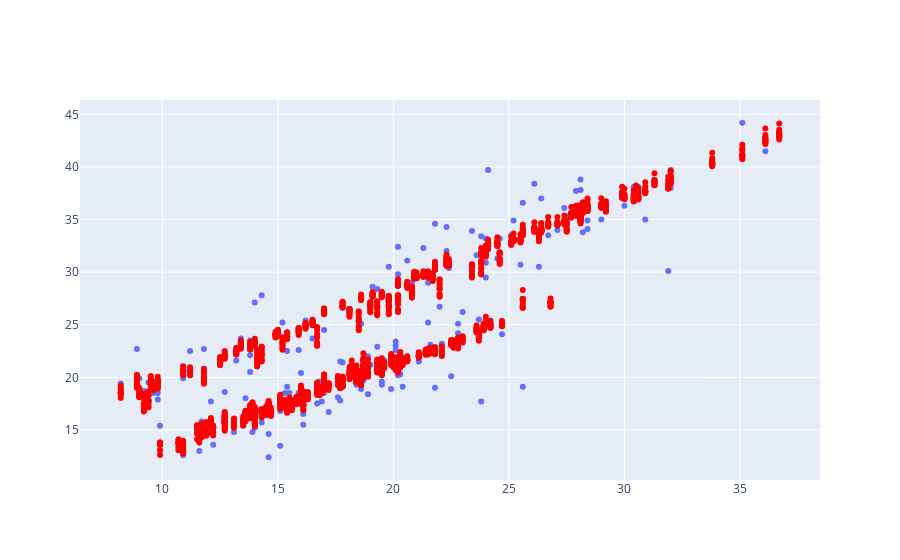

This figure's notebook cell:
### Code cell
sample_betas = pd.DataFrame(mcmc.get_samples())[['intercept', 'slope', 'location', 'humidity', 'interaction']]

def pull_sample():
    b0, b1, b2, b3, b4 = sample_betas.sample(1).values[0]
    y = [(b0+b1*x1+b2*x2+b3*x3+b4*x2*x3).item() for x1,x2,x3 in zip(x_data, x2_data, x3_data)]
    return y

fig = go.Figure()
fig.add_trace(
    go.Scatter(x=df.temp9am, y=df.temp3pm, mode='markers')
)
for i in range(10):
    y = pull_sample()
    fig.add_trace(
        go.Scatter(x=df.temp9am, y=y, marker_color='red', mode='markers')
    )

fig.update_layout(showlegend=False)
fig

### Figure 1 — Plotly figure (JSON) as saved in the notebook; plotly's stock layout.template omitted (floating-point values rounded to 4 significant figures; data arrays with more than 128 entries replaced by an {"elided": "..."} marker saying what was removed)
{"data": [{"mode": "markers", "type": "scatter", "x": {"elided": "200 float values"}, "y": {"elided": "200 float values"}}, {"marker": {"color": "red"}, "mode": "markers", "type": "scatter", "x": {"elided": "200 float values"}, "y": {"elided": "200 float values"}}, {"marker": {"color": "red"}, "mode": "markers", "type": "scatter", "x": {"elided": "200 float values"}, "y": {"elided": "200 float values"}}, {"marker": {"color": "red"}, "mode": "markers", "type": "scatter", "x": {"elided": "200 float values"}, "y": {"elided": "200 float values"}}, {"marker": {"color": "red"}, "mode": "markers", "type": "scatter", "x": {"elided": "200 float values"}, "y": {"elided": "200 float values"}}, {"marker": {"color": "red"}, "mode": "markers", "type": "scatter", "x": {"elided": "200 float values"}, "y": {"elided": "200 float values"}}, {"marker": {"color": "red"}, "mode": "markers", "type": "scatter", "x": {"elided": "200 float values"}, "y": {"elided": "200 float values"}}, {"marker": {"color": "red"}, "mode": "markers", "type": "scatter", "x": {"elided": "200 float values"}, "y": {"elided": "200 float values"}}, {"marker": {"color": "red"}, "mode": "markers", "type": "scatter", "x": {"elided": "200 float values"}, "y": {"elided": "200 float values"}}, {"marker": {"color": "red"}, "mode": "markers", "type": "scatter", "x": {"elided": "200 float values"}, "y": {"elided": "200 float values"}}, {"marker": {"color": "red"}, "mode": "markers", "type": "scatter", "x": {"elided": "200 float values"}, "y": {"elided": "200 float values"}}], "layout": {"showlegend": false}}
